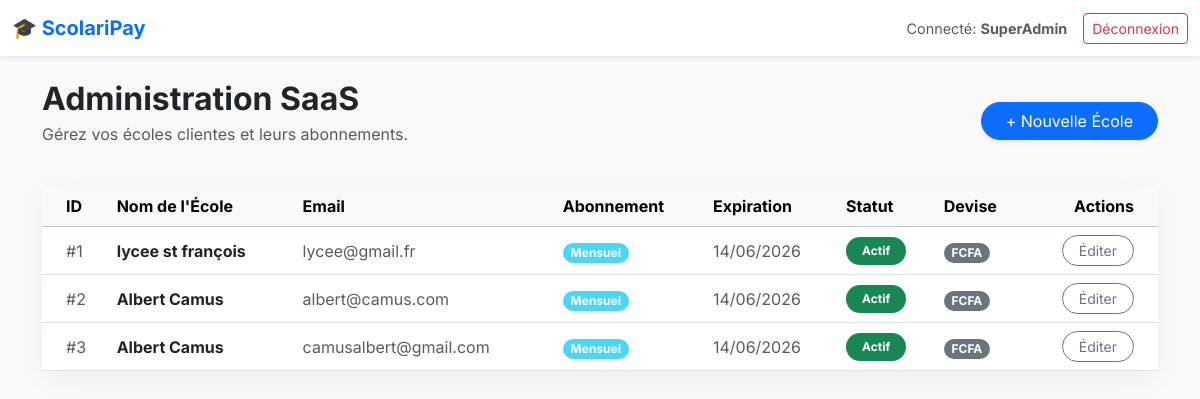
/superadmin (signed in), run on an earlier commit of the app's database.
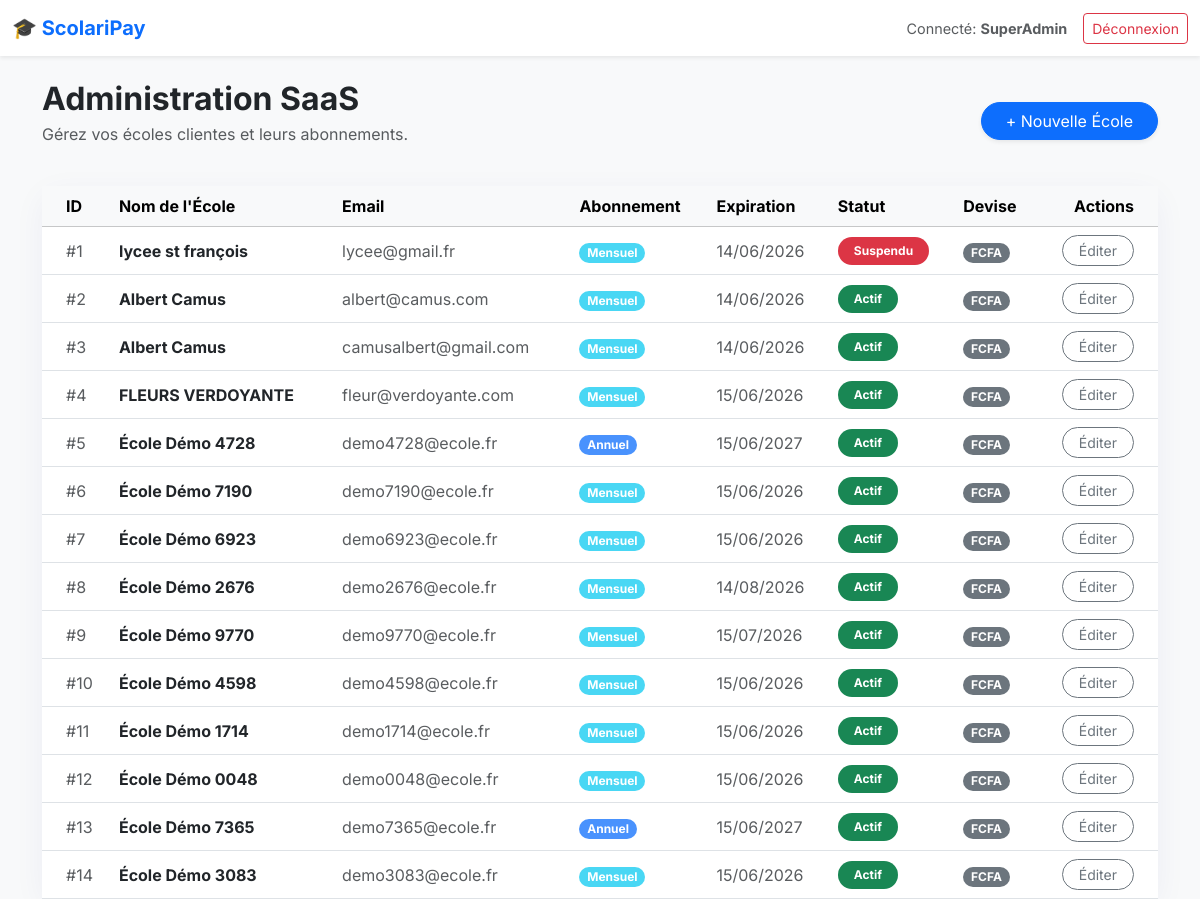
And on a later commit of the database.
### models.py (models this page shows)
class Etablissement(db.Model):
    __tablename__ = 'etablissements'
    id = db.Column(db.Integer, primary_key=True)
    nom = db.Column(db.String(100), nullable=False)
    email = db.Column(db.String(120), unique=True, nullable=False)
    type_abonnement = db.Column(db.String(20), nullable=False) # 'Mensuel' ou 'Annuel'
    date_expiration = db.Column(db.DateTime, nullable=False)
    statut = db.Column(db.String(20), default='Actif') # 'Actif' ou 'Suspendu'
    date_creation = db.Column(db.DateTime, default=datetime.utcnow)
    est_demo = db.Column(db.Boolean, default=False)
    devise = db.Column(db.String(10), default='FCFA')
    utilisateurs = db.relationship('Utilisateur', backref='etablissement', lazy=True)
    classes = db.relationship('Classe', backref='etablissement', lazy=True)
    eleves = db.relationship('Eleve', backref='etablissement', lazy=True)
    paiements = db.relationship('Paiement', backref='etablissement', lazy=True)
    charges = db.relationship('Charge', backref='etablissement', lazy=True)

### app.py (the view)
@app.route('/superadmin')
def superadmin_dashboard():
    if session.get('user_role') != 'SuperAdmin':
        abort(403) # Interdit
    etablissements = Etablissement.query.all()
    return render_template('superadmin_dashboard.html', etablissements=etablissements)

### app.py (called while the page is built, shortened)
@app.before_request
def check_abonnement_et_tenant():
    if 'user_id' in session:
        user_id = session['user_id']
        etablissement_id = session.get('etablissement_id')
        if session.get('user_role') == 'SuperAdmin':
            return

### templates/superadmin_dashboard.html (shortened to what this page needs)
{% extends "base.html" %}
{% block content %}
<div class="row mb-4 align-items-center">
    <div class="col">
        <h2 class="fw-bold mb-0">Administration SaaS</h2>
        <p class="text-muted mt-1">Gérez vos écoles clientes et leurs abonnements.</p>
    </div>
    <div class="col-auto">
        <button class="btn btn-primary shadow-sm rounded-pill px-4" data-bs-toggle="modal" data-bs-target="#addEcoleModal">+ Nouvelle École</button>
    </div>
</div>
<div class="card glass-card border-0">
    <div class="card-body p-0">
        <div class="table-responsive">
            <table class="table table-hover align-middle mb-0">
                <thead class="table-light">
                    <tr>
                        <th class="ps-4">ID</th>
                        <th>Nom de l'École</th>
                        <th>Email</th>
                        <th>Abonnement</th>
                        <th>Expiration</th>
                        <th>Statut</th>
                        <th>Devise</th>
                        <th class="pe-4 text-end">Actions</th>
                    </tr>
                </thead>
                <tbody>
                    {% for ecole in etablissements %}
                    <tr>
                        <td class="ps-4 text-muted">#{{ ecole.id }}</td>
                        <td class="fw-bold text-dark">{{ ecole.nom }}</td>
                        <td class="text-muted">{{ ecole.email }}</td>
                        <td>
                            <span class="badge rounded-pill {% if ecole.type_abonnement == 'Annuel' %}bg-primary{% else %}bg-info{% endif %} bg-opacity-75">
                                {{ ecole.type_abonnement }}
                            </span>
                        </td>
                        <td>
                            <span class="text-muted">{{ ecole.date_expiration.strftime('%d/%m/%Y') }}</span>
                        </td>
                        <td>
                            {% if ecole.statut == 'Actif' %}
                                <span class="badge bg-success rounded-pill px-3 py-2">Actif</span>
                            {% else %}
                                <span class="badge bg-danger rounded-pill px-3 py-2">Suspendu</span>
                            {% endif %}
                        </td>
                        <td><span class="badge bg-secondary rounded-pill">{{ ecole.devise }}</span></td>
                        <td class="pe-4 text-end">
                            <button class="btn btn-sm btn-outline-secondary rounded-pill px-3" data-bs-toggle="modal" data-bs-target="#editEcoleModal" data-id="{{ ecole.id }}" data-nom="{{ ecole.nom }}" data-statut="{{ ecole.statut }}" data-type="{{ ecole.type_abonnement }}" data-devise="{{ ecole.devise }}">Éditer</button>
                        </td>
                    </tr>
                    {% endfor %}
                </tbody>
            </table>
        </div>
    </div>
</div>
{% endblock %}

### templates/base.html (shortened to what this page needs)
<!DOCTYPE html>
<html lang="fr">
<head>
    <link href="https://cdn.jsdelivr.net/npm/bootstrap@5.3.2/dist/css/bootstrap.min.css" rel="stylesheet">
</head>
<body>
    {% if session.get('user_id') %}
    <nav class="navbar navbar-expand-lg navbar-light bg-white shadow-sm mb-4">
        <div class="container-fluid">
            <a class="navbar-brand" href="/">🎓 ScolariPay</a>
            <div class="collapse navbar-collapse" id="navbarNav">
                <ul class="navbar-nav ms-auto align-items-center">
                    <li class="nav-item me-3">
                        <span class="text-muted" style="font-size: 0.9em;">Connecté: <strong>{{ session.get('user_role') }}</strong></span>
                    </li>
                    <li class="nav-item">
                        <a class="btn btn-outline-danger btn-sm" href="{{ url_for('logout') }}">Déconnexion</a>
                    </li>
                </ul>
            </div>
        </div>
    </nav>
    {% endif %}
    <div class="container">
        {% block content %}{% endblock %}
    </div>
</body>
</html>

### templates/base.html (style rules this page uses)
body { font-family: 'Inter', sans-serif; background-color: #f8f9fa; }
.navbar-brand { font-weight: 700; color: #0d6efd !important; }
.glass-card { background: rgba(255, 255, 255, 0.9); backdrop-filter: blur(10px); border-radius: 15px; border: 1px solid rgba(255, 255, 255, 0.2); box-shadow: 0 8px 32px 0 rgba(31, 38, 135, 0.05); }

What changed in the data, as far as the page shows it:
changed Etablissement "lycee st françois": statut "Actif" → "Suspendu"
added Etablissement: id "4", nom "FLEURS VERDOYANTE", email "fleur@verdoyante.com", type_abonnement "Mensuel", date_expiration "15/06/2026", statut "Actif", devise "FCFA"
added Etablissement: id "5", nom "École Démo 4728", email "demo4728@ecole.fr", type_abonnement "Annuel", date_expiration "15/06/2027", statut "Actif", devise "FCFA"
added Etablissement: id "6", nom "École Démo 7190", email "demo7190@ecole.fr", type_abonnement "Mensuel", date_expiration "15/06/2026", statut "Actif", devise "FCFA"
added Etablissement: id "7", nom "École Démo 6923", email "demo6923@ecole.fr", type_abonnement "Mensuel", date_expiration "15/06/2026", statut "Actif", devise "FCFA"
added Etablissement: id "8", nom "École Démo 2676", email "demo2676@ecole.fr", type_abonnement "Mensuel", date_expiration "14/08/2026", statut "Actif", devise "FCFA"
added Etablissement: id "9", nom "École Démo 9770", email "demo9770@ecole.fr", type_abonnement "Mensuel", date_expiration "15/07/2026", statut "Actif", devise "FCFA"
added Etablissement: id "10", nom "École Démo 4598", email "demo4598@ecole.fr", type_abonnement "Mensuel", date_expiration "15/06/2026", statut "Actif", devise "FCFA"
added Etablissement: id "11", nom "École Démo 1714", email "demo1714@ecole.fr", type_abonnement "Mensuel", date_expiration "15/06/2026", statut "Actif", devise "FCFA"
added Etablissement: id "12", nom "École Démo 0048", email "demo0048@ecole.fr", type_abonnement "Mensuel", date_expiration "15/06/2026", statut "Actif", devise "FCFA"
added Etablissement: id "13", nom "École Démo 7365", email "demo7365@ecole.fr", type_abonnement "Annuel", date_expiration "15/06/2027", statut "Actif", devise "FCFA"
added Etablissement: id "14", nom "École Démo 3083", email "demo3083@ecole.fr", type_abonnement "Mensuel", date_expiration "15/06/2026", statut "Actif", devise "FCFA"
